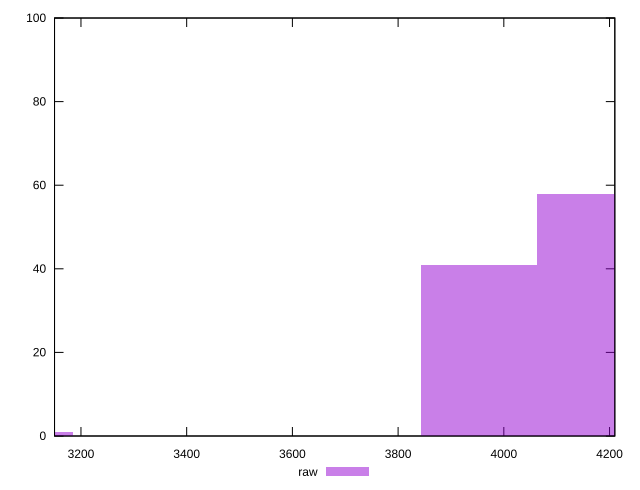

Here is the gnuplot script that generated this plot:
reset

$raw <<EOF
3074.223099961364 1
4172.1599213761365 58
3952.572557093182 41
EOF

set key outside below
set boxwidth 219.58736428295455
set xrange [3150:4210]
set yrange [0:100]
set trange [0:100]
set style fill transparent solid 0.5 noborder
set terminal svg size 640, 490 enhanced background rgb 'white'
set output "reports/report_00031_2021-02-24T23-18-18.084Z/unused-javascript/samples/astro/raw/histogram.svg"

plot $raw title "raw" with boxes

reset
